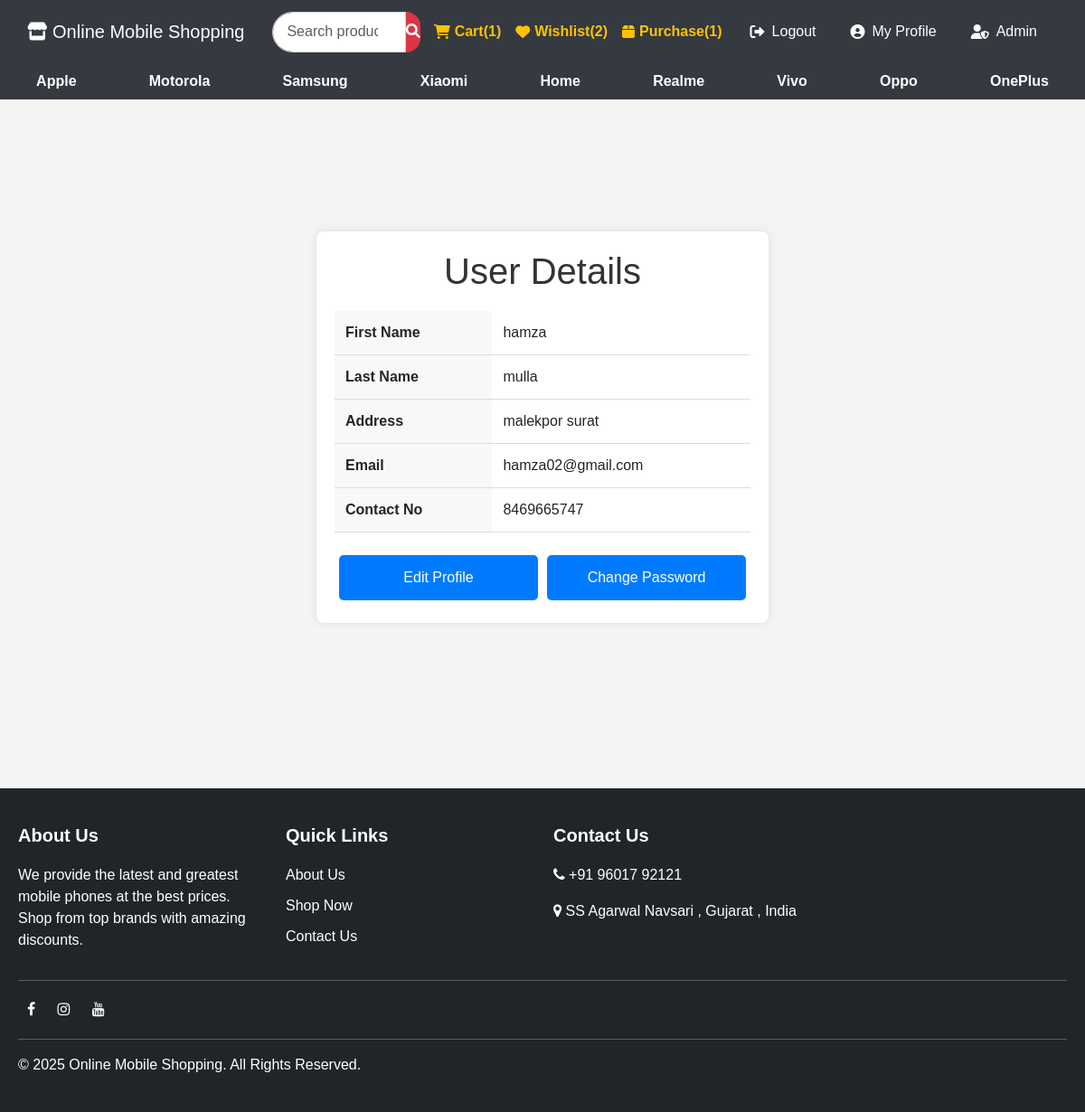
The page /api/myprofile.php (signed in) on the database its author committed.
### tables this page shows
CREATE TABLE IF NOT EXISTS `registration` (
  `id` int NOT NULL AUTO_INCREMENT,
  `fname` varchar(20) NOT NULL,
  `lname` varchar(20) NOT NULL,
  `address` varchar(1000) NOT NULL,
  `email` varchar(30) NOT NULL,
  `contactno` varchar(200) NOT NULL,
  `password` varchar(30) NOT NULL,
  PRIMARY KEY (`id`)
);

### api/myprofile.php (the view, shortened to what this page needs)
<?php
include 'header.php';
include 'header3.php';
$user = $_SESSION['us_id'];
$query = "SELECT * FROM registration WHERE id='$user'";
$result = mysqli_query($con, $query);
$user = mysqli_fetch_assoc($result);
?>
<!DOCTYPE html>
<html lang="en">
<head>
</head>
<body>
<div class="body">
    <div class="containerss">
        <h1>User Details</h1>
        <table>
            <tr><th>First Name</th><td><?php echo htmlspecialchars($user['fname'] ?? 'N/A'); ?></td></tr>
            <tr><th>Last Name</th><td><?php echo htmlspecialchars($user['lname'] ?? 'N/A'); ?></td></tr>
            <tr><th>Address</th><td><?php echo htmlspecialchars($user['address'] ?? 'N/A'); ?></td></tr>
            <tr><th>Email</th><td><?php echo htmlspecialchars($user['email'] ?? 'N/A'); ?></td></tr>
            <tr><th>Contact No</th><td><?php echo htmlspecialchars($user['contactno'] ?? 'N/A'); ?></td></tr>
        </table>
        <div class="btn-containerss">
            <a href="updateprofile.php" class="btn">Edit Profile</a>
            <a href="changepassword.php" class="btn">Change Password</a>
        </div>
    </div>
    </div>
    <?php include('footer.php'); ?>
</body>
</html>

### api/header.php (style rules this page uses)
body { margin: 0; padding: 0; overflow-x: hidden; font-family: 'Segoe UI', Tahoma, Geneva, Verdana, sans-serif; background-color: #f8f9fa; }

### api/header3.php (style rules this page uses)
* { margin: 0; padding: 0; box-sizing: border-box; }
body { font-family: Arial, sans-serif; }

### api/myprofile.php (style rules this page uses)
.body { font-family: Arial, sans-serif; margin: 0; padding: 0; background-color: #f4f4f4; display: flex; justify-content: center; align-items: center; min-height: 100vh; }
.containerss { width: 90%; max-width: 500px; background: white; padding: 20px; border-radius: 8px; box-shadow: 0 0 10px rgba(0, 0, 0, 0.1); text-align: center; }
h1 { color: #333; margin-bottom: 20px; }
table { width: 100%; border-collapse: collapse; margin-top: 10px; }
th, td { padding: 12px; text-align: left; border-bottom: 1px solid #ddd; }
th { background-color: #f8f8f8; font-weight: bold; }
.btn-containerss { display: flex; justify-content: space-between; margin-top: 20px; flex-wrap: wrap; }
.btn { flex: 1; padding: 12px; margin: 5px; background-color: #007bff; color: white; text-decoration: none; border-radius: 5px; text-align: center; transition: 0.3s; }

### api/footer.php (style rules this page uses)
body, html { margin: 0; padding: 0; height: 100%; font-family: Arial, sans-serif; }

### rows shown on the page
registration: fname "hamza", lname "mulla", address "malekpor surat", email "hamza02@gmail.com", contactno "8469665747"

### other values the page prints
$cart_count "1"
$wishlist_count "2"
$wishlis_count "1"
